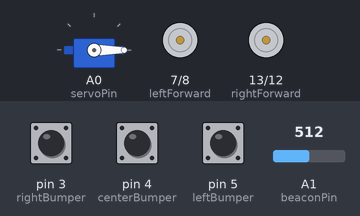
Recording of a sketch running on a simulated Arduino Uno, built with avr-gcc and run on an emulated ATmega328P. On the bench: servo, motor-driver pin pairs drawn as motors (green arrow = first pin HIGH = forward, orange = second pin HIGH = backward, longer = more drive, scaled by the enable pin). The inputs (shaded band) are chosen by the test bench; at power-on: pin 3 (rightBumper) HIGH, A1 (beaconPin) = 512, pin 4 (centerBumper) HIGH, pin 5 (leftBumper) HIGH. What the sketch prints to the serial monitor is not drawn.

Above: at 1.2 s.
1.3 s: pin 3 (rightBumper) pulled LOW for 0.15 s
At 2.52 s:
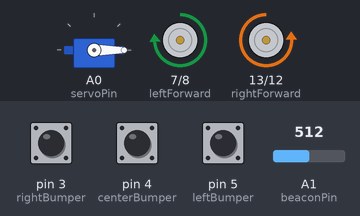
4.4 s: A1 (beaconPin) set to 478
7.4 s: A1 (beaconPin) set to 511
At 7.69 s:
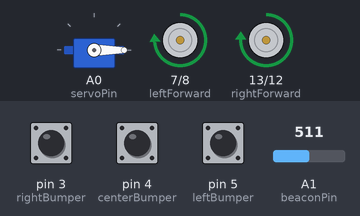
10.4 s: pin 4 (centerBumper) pulled LOW for 0.15 s
13.5 s: pin 4 (centerBumper) pulled LOW for 3.2 s
At 14.87 s:
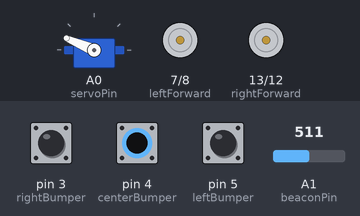
Timing chart, 0 to 33.2 s (numbered marks = the images above; inputs shaded):
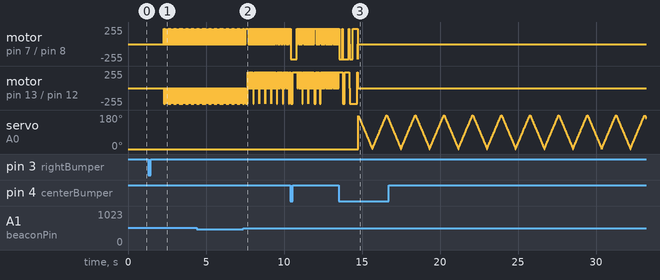

Measured:
- after the input at 1.3 s, motor on pin 7 (leftForward) / pin 8 (leftBack): alternates forward 230/255 for 0.02 s and stopped for 0.05 s, starting after 1.0 s; motor on pin 13 (rightForward) / pin 12 (rightBack): alternates backward 235/255 for 0.02 s and stopped for 0.05 s, starting after 1.0 s

The sketch:

FinalTest.ino
```cpp
#include <Servo.h>
/* This file is used as our MVP for the check off. It is imperfect, but please
  do not mae=ke changes directly to this document, per request of the teaching team. They wanted us to
  preserve this for the competition. Feel free to copy it and make changes though, the code is far from perfect.
*/

// Pinouts based off the arduino
const int speedRight = 11;
const int rightForward = 13;
const int rightBack = 12;
const int speedLeft= 6;
const int leftForward = 7;
const int leftBack = 8;
const int leftBumper = 5;
const int centerBumper = 4;
const int rightBumper = 3;
const int servoPin = A0;
const int beaconPin = A1;

void reverse(int time);
void forward(int time);
void stop(int time);
void respLeftBumper(void);
void respRightBumper(void);
void respCenterBumper(void);
void turnLeft(int time);
void turnRight(int time);
void drive(int cycles);

// enum to say which side of the map billy is on. SIDEA is the side of the map closer to the garage door. Its bumper is on the right side of the
// robot. SIDEB is the side more into the building, and the left bumper is used to comminicate that that is that side.
enum mapSide {
  SIDEA,
  SIDEB,
  UNKNOWN
};


// Globals to control states and other information

// start condition checks when the initial bumper has been hit to show which side Billy is on
bool start_condition = false;
// bool to control when billy is scanning for the contact zone
bool findingZone = false;
// bool to show that billy has now found the contact zone
bool contactZone = false;
// bool to control when the center bumper is hit during the first wall following segement
bool bigHit = false;
// bool to control when the MVP is complete and it is time to drop the balls
bool ballDrop = false;
// global servo that controls our servo
Servo balldrop;
// global mapSide that controls which side of the map billy is on
mapSide side = UNKNOWN;
// global for wall follwing, used to determine the amount of time that has passed since billy last hit a wall
int wallHits = 0;
// bool to control for whether or not the center bumper has been hit in some wall following programs
bool cBHit = false;
// these bools tell billy to ignore either the left or right bumper based on what side of the map hes on
bool ignoreLeft = false;
bool ignoreRight = false;
// these integers are used for beacon detection and finding the max peak based on one full rotation in the start box
int maxPeak = 0;
int curPeak = 0;
// used in beacon detection to make sure billy has compeleted an intire spin
int spin_threshold = 70;
// used to tell if billy has passed the two initial walls and made it to the main map
bool outOfBox = false;
// bool to control when billy is in the spinning/ scanning phase
bool spin = false;
// counts the number of turns the robot has completed while spinning, used in tandem with spin_threshold
int numTurns = 0;


// these next functions are a set of simple macros that set the input pins on the motors to a certin state for a given period of time.
// they do what their function says they do
void stop(int time) {
  digitalWrite(leftForward, 0);
  digitalWrite(rightForward, 0);

  digitalWrite(leftBack, 0);
  digitalWrite(rightBack, 0);
  delay(time);
}

void forward(int time) {
  digitalWrite(leftForward, 1);
  digitalWrite(rightForward, 1);

  digitalWrite(leftBack, 0);
  digitalWrite(rightBack, 0);
  delay(time);
}

void reverse(int time) {
  digitalWrite(leftForward, 0);
  digitalWrite(rightForward, 0);

  digitalWrite(leftBack, 1);
  digitalWrite(rightBack, 1);
  delay(time);
}

void turnRight(int time) {
  digitalWrite(leftForward, 1);
  digitalWrite(rightForward, 0);

  digitalWrite(leftBack, 0);
  digitalWrite(rightBack, 1);
  delay(time);
}

void turnLeft(int time) {
  digitalWrite(leftForward, 0);
  digitalWrite(rightForward, 1);

  digitalWrite(leftBack, 1);
  digitalWrite(rightBack, 0);
  delay(time);
}

// these functions are written to respond to input based off which bumper is hit. it controls the robot using the prior commands
void respCenterBumper(){
  reverse(10);
}

void respRightBumper(){
  reverse(20);
  turnLeft(30);
}

void respLeftBumper() {
  reverse(20);
  turnRight(30);
}

// this function is our way of driving while recieving input at the same time. It loops through on a given number of cycles, driving
// a little bit, then checking the bumpers, then driving some more. It does this fast enough to not miss input from sensors.
void drive(int cycles) {
  for (int i = 0; i <= cycles; i ++) {
    cBHit = false;
    forward(30);
    if (!digitalRead(centerBumper)) {
      cBHit = true;
      break;
    }
    if (!digitalRead(leftBumper) && !ignoreLeft) {
      cBHit = false;
      respLeftBumper();
      wallHits = 0;
    }
    if (!digitalRead(rightBumper) && !ignoreRight) {
      cBHit = false;
      respRightBumper();
      wallHits = 0;
    }
    stop(30);
  }
}

void setup() {

  Serial.begin(9600);  // Set the baud rate to match the Serial Monitor
  Serial.println("hello world!");


  pinMode(rightForward, OUTPUT);
  pinMode(rightBack, OUTPUT);
  pinMode(leftForward, OUTPUT);
  pinMode(leftBack, OUTPUT);
  pinMode(leftBumper, INPUT_PULLUP);
  pinMode(rightBumper, INPUT_PULLUP);
  pinMode(centerBumper, INPUT_PULLUP);
  balldrop.attach(servoPin);
  // always write your servo to 180 when testing, this is where carlos and I have glues our servo
  balldrop.write(0);

  // setting the speeds for the respective motors
  analogWrite(speedLeft, 230);
  analogWrite(speedRight, 235);
}


// I did not use the state switch, opting for more direct boolean control, as the course is extremely linear
void loop() {
  // this part is used to check whether the initial bumper has been hit. SIDEA == right bumper & closer to the garage.
  // SIDEB == left bumper and farther from the garage.
  while(start_condition == false) {
    if (!digitalRead(rightBumper)) {
      start_condition = true;
      delay(1000);
      side = SIDEA;
    }
    if (!digitalRead(leftBumper)) {
      start_condition = true;
      delay(1000);
      side = SIDEB;
    }
    // tells the robot what to enter next
    spin = true;
  }

  while (spin && start_condition) {

    // read the current peak from the beacon pin
    curPeak = analogRead(beaconPin);
    // spin a certain way based off the side of the map
    if (side == SIDEA) {
      turnRight(20);
    }
    if (side == SIDEB) {
      turnLeft(20);
    }
    // if the curPeak is bigger than our highest recorded peak, and we haven't done a full rotation, update the maxPeak
    if (maxPeak < curPeak && numTurns < spin_threshold) {
      maxPeak = curPeak;
    }
    stop(50);
    // this keeps track of how far we have spun/ once we have done a full rotation
    numTurns ++;

    // if we have done a full rotation and our curPeak is very close to our recorded max, it is time to stop spinning and start driving
    // IF THERE ARE PROBLEMS IN THIS SECTION IT IS ALMOST CERTAINLY HERE!
    if (curPeak >= maxPeak - 20 && numTurns >= spin_threshold) {
      spin = false;
      stop(50);
    if (side == SIDEA) {
      turnRight(123);
    }
    if (side == SIDEB) {
      turnLeft(123);
    }
      break;
    }
  }

  // this section is the initial wall following algorithm to get out of the initial two walls
  while(!outOfBox && numTurns > 2) {
    // once the center bumper has been hit at least once and the robot has not hit a wall for a little bit it is time to turn and go into
    // the main map. THIS IS WHERE ISSUES MIGHT ARRISE FOR THIS SECTION!! IF IT IS NOT WORKING CHECK THIS PART, SPECIFICALLY WALLHITS
    if (wallHits >= 3 && bigHit) {
      outOfBox = true;
      if (side == SIDEA) {
        turnRight(90);
        drive(3);
        turnRight(80);
      }
      if (side == SIDEB) {
        turnLeft(90);
        drive(3);
        turnLeft(80);
      }

      drive(19);

      if (side == SIDEA) {
        turnLeft(200);
      }
      if (side == SIDEB) {
        turnRight(200);
      }
      findingZone = true;
      // we might want to add a break here. It was working without it but could be a good edition
    }

    // these two sections are a simple wall following algorithm, essentially, ignore the bumper for the side of the robot where the wall isn't
    // (if you are following a wall on your left, ignore the right bumper) and then drive forward, occasionally turning back at the wall
    if (side == SIDEB) {
      // ignore the bumper not in use
      ignoreRight = true;
      // drive forward
      drive(5);
      // turn back towards the wall you are following
      turnLeft(20);
    }

    if (side == SIDEA) {
      ignoreLeft = true;
      drive(5);
      turnRight(20);
    }
    // wallhits is reset in the drive command, based off whether or not it hits a bumper
    wallHits ++;
    // check to see if the center bumper is hit
    if (!digitalRead(centerBumper) || cBHit) {
      bigHit = true;
      wallHits = 0;
      // reverse to get some space off the wall
      reverse(110);
      // turn to face our next wall and continue to follow it
      if (side == SIDEA) {
        turnLeft(260);
      }
      if (side == SIDEB) {
        turnRight(260);
      }
    }
  }

  // this section is used to find the contact zone, it is the part where billy is facing it and kind of ramming the wall, backing up
  // turning a little, then ramming it again, until he hits his center bumper
  while(findingZone) {
    // reset which bumpers to ignore !IMPORTANT!
    ignoreRight = false;
    ignoreLeft = false;
    forward(20);
    stop(30);
    // if the center bumper is it, we know we have correctly alligned on the wall and it is time to progress
    if (!digitalRead(centerBumper)) {
      contactZone = true;
      // backup and orient on the next wall
      reverse(200);
      if (side == SIDEA) {
        turnRight(290);
      }
      if (side == SIDEB) {
        turnLeft(290);
      }
      findingZone = false;
      break;
    }
    // if a given bumper is hit, back up and turn towards it, then drive forward again.
    if (!digitalRead(rightBumper)) {
      reverse(50);
      turnRight(50);
    }
    if (!digitalRead(leftBumper)) {
      reverse(50);
      turnLeft(50);
    }
  }

  // this section occurs once the contact zone it hit, it simply drive along the next wall until the center bumper is hit again,
  // triggering the ball drop
  while(contactZone) {
    if (side == SIDEB) {
      ignoreRight = false;
      ignoreLeft = true;
      drive(5);
      turnRight(15);
    }

    if (side == SIDEA) {
      ignoreRight = true;
      ignoreLeft = false;
      drive(5);
      turnLeft(15);
    }

    // once the center bumper is hit
    if(!digitalRead(centerBumper) || cBHit) {
      // drop the balls
      while(true) {
        // turn off the motors
        digitalWrite(leftForward, 0);
        digitalWrite(rightForward, 0);

        digitalWrite(leftBack, 0);
        digitalWrite(rightBack, 0);

        // drop the balls, important to put the 180 loop first!!
        for (int i = 180; i >= 0; i--) {
          balldrop.write(i);
          delay(5); // Adjust delay as needed for your servo speed
        }
        for (int i = 0; i <= 180; i++) {
          balldrop.write(i);
          delay(5); // Adjust delay as needed for your servo speed
          }
      }
    }
  }
}
```
